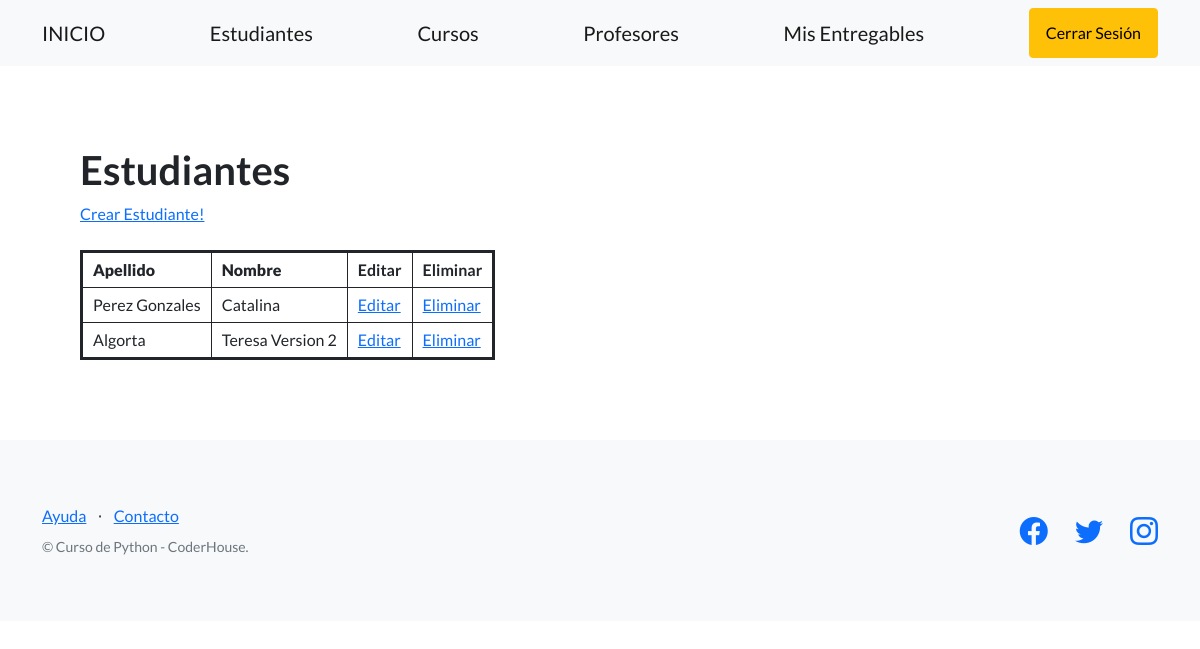
/plataforma-coder/estudiantes/ (signed in), run on the app's committed database.
### AppCoder/models.py (models this page shows, shortened)
class Estudiante(models.Model):
    nombre = models.CharField(max_length=128)
    apellido = models.CharField(max_length=128)
    email = models.EmailField()

### AppCoder/views.py (the view)
# urls.py: path('estudiantes/', views.EstudianteListView.as_view(), name="estudiantes"),
class EstudianteListView(LoginRequiredMixin, ListView):
    model = Estudiante
    template_name = 'AppCoder/estudiantes.html'

### AppCoder/templates/AppCoder/estudiantes.html (shortened to what this page needs)
{% extends "AppCoder/plantilla_base.html" %}
{% block contenido_base %}
<h1>Estudiantes</h1>
<a href="{% url 'crear_estudiante' %}">Crear Estudiante!</a>
<br><br>
<table class="coder-table">
  <tbody>
    <tr>
      <th>
        <strong>Apellido</strong>
      </th>
      <th>
        <strong>Nombre</strong>
      </th>
      <th>Editar</th>
      <th>Eliminar</th>
    </tr>
    {% for estudiante in object_list %}
    <tr>
      <td>{{estudiante.apellido}}</td>
      <td>{{estudiante.nombre}}</td>
      <td><a href="{% url 'editar_estudiante' estudiante.id %}">Editar</a></td>
      <td><a href="{% url 'eliminar_estudiante' estudiante.id %}">Eliminar</a></td>
    </tr>
    {% endfor %}
  </tbody>
</table>
{% endblock contenido_base %}

### AppCoder/templates/AppCoder/estudiantes.html (style rules this page uses)
table.coder-table { border:3px solid; }
th, td { border:1px solid; padding:5px 10px; }

### data on the page
Estudiante: apellido "Perez Gonzales", nombre "Catalina"
Estudiante: apellido "Algorta", nombre "Teresa Version 2"
